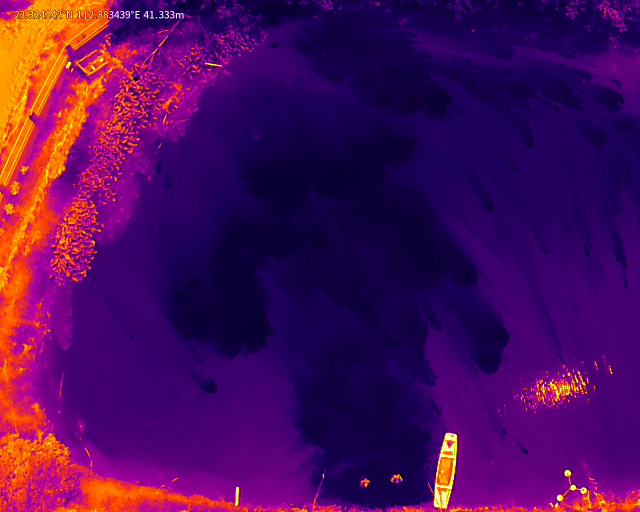
#> input picture 红外/imgs2/DJI_20240423132515_0002_T.JPG, 1280 x 1024 px, given in place of DJI_20240822122652_0027_W.JPG, which was not available (shown at 1/2 size)
$ python '可见光_红外_位置匹配_DFOV-V3.py'
#> lines starting #> are read from the running program, lines starting #| are printed output that depends on the picture; after the words box and inside, x2 and y2 are one past the last pixel; in counts of white or black regions, pixels touching at a corner belong together; pictures that were not available may be replaced by others from this repository, and a replacement may not be noted
import math
import numpy as np
import cv2
import matplotlib.pyplot as plt


# A 图片参数
dfov_A = 84
aspect_ratio_A = 4 / 3  # 长宽比 4:3
width_A = 4000
height_A = 3000

# B 图片参数
dfov_B = 61
aspect_ratio_B = 5 / 4  # 长宽比 5:4
width_B = 1280
height_B = 1024

#  d1/d2= tan1/tan2
tan_a = np.tan(np.deg2rad(dfov_A / 2))
tan_b = np.tan(np.deg2rad(dfov_B / 2))
#  c^2=a^2+b^2
c1= np.sqrt(width_A*width_A +height_A*height_A)
c2= (c1/2) * (tan_b/tan_a)
# c2^2= (5x)^2+ (4x)^2 =>
offset_pixel= np.sqrt(c2*c2/41)
offset_x=5* offset_pixel
offset_y=4* offset_pixel


# 得到四个角点
corners_A = np.float32([
    [width_A/2 -offset_x, height_A/2-offset_y],  # 左上角
    [width_A/2 + offset_x,  height_A/2-offset_y],  # 右上角
    [width_A/2 + offset_x,  height_A/2+offset_y],  # 右下角
    [width_A/2 - offset_x,  height_A/2+offset_y],  # 左下角
])

# 打印角点
print("对应 A 图中的角点坐标：")
for i, corner in enumerate(corners_A):
    print(f"角点 {i + 1}: {corner}")

# [14 lines of commented-out code are left out]


t_iamge_path = "./imgs2/DJI_20240822122651_0027_T.JPG"
w_image_path = "./imgs2/DJI_20240822122652_0027_W.JPG"

w_image = cv2.imread(w_image_path)
#> w_image is the input picture: shape (1024, 1280, 3); mean B, G, R 89.3, 11.4, 76.5
t_image = cv2.imread(t_iamge_path)
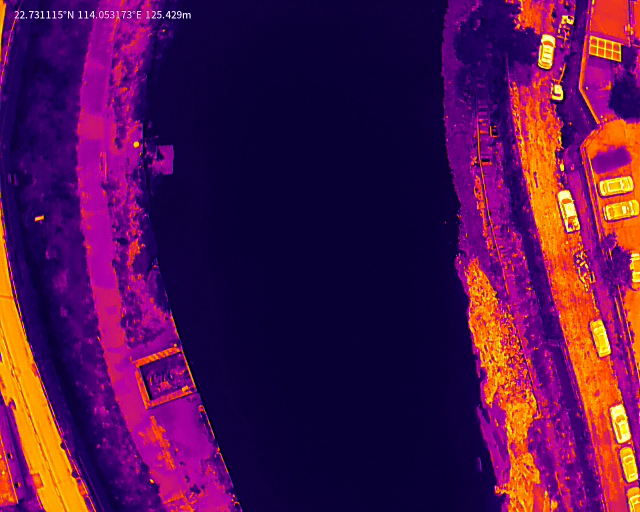
#> input picture 红外/imgs2/DJI_20240822122651_0027_T.JPG, 1280 x 1024 px (shown at 1/2 size)
#> t_image is the input picture: shape (1024, 1280, 3); mean B, G, R 75.9, 18, 81.4

cv2.polylines(w_image, [corners_A.astype(int)], isClosed=True, color=(0, 0, 255), thickness=20)
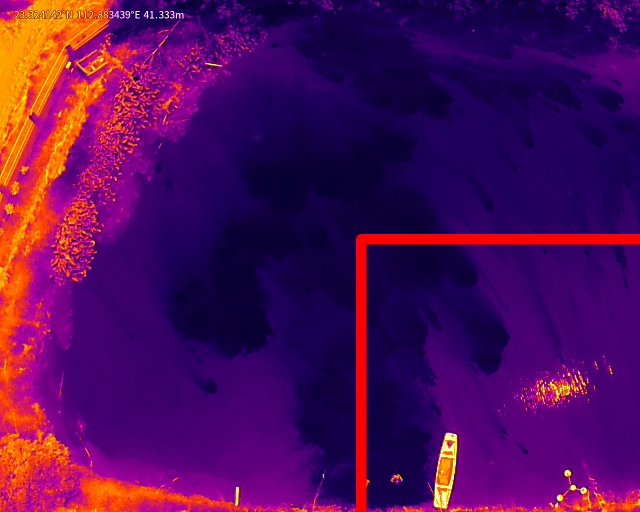
#> w_image: shape (1024, 1280, 3) (shown at 1/2 size); 1.76% of pixels changed, all inside (x1, y1, x2, y2) = (712, 468, 1280, 1024)

plt.figure(figsize=(28, 10))
plt.subplot(1, 2, 2)
plt.imshow(cv2.cvtColor(w_image, cv2.COLOR_BGR2RGB))
plt.title('W')
plt.axis('off')

plt.subplot(1, 2, 1)
plt.imshow(cv2.cvtColor(t_image, cv2.COLOR_BGR2RGB))
plt.title('T')
plt.axis('off')
plt.show()
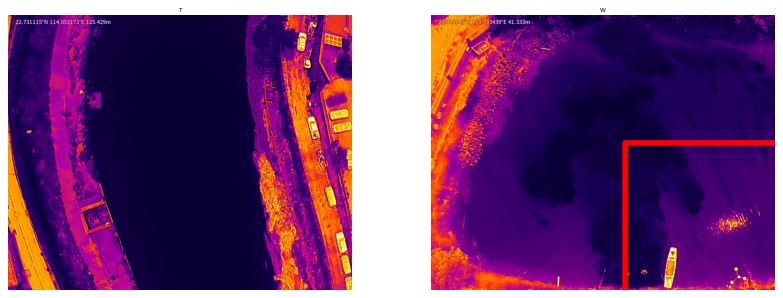
#> figure drawn by matplotlib, 2 panels
